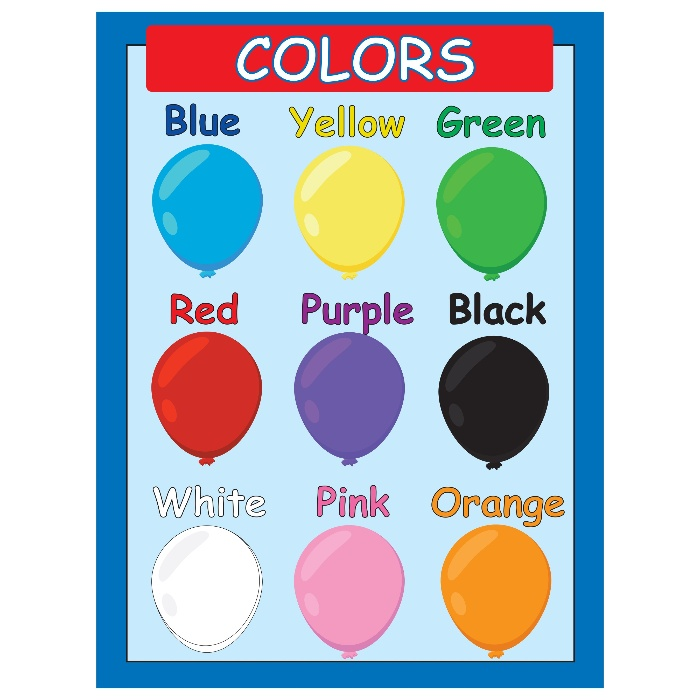
#> input picture opencv/resources/colours.jpg, 700 x 700 px, found by its file name
$ python erode_dilation.py
#> lines starting #> are read from the running program, lines starting #| are printed output that depends on the picture
import cv2 as cv
import numpy as np

img = cv.imread('resources/colours.jpg')
#> img is the input picture: shape (700, 700, 3); mean B, G, R 203.8, 194, 181.9
kernel = np.ones((3,3),'uint8')
erode = cv.erode(img,kernel,iterations=1)
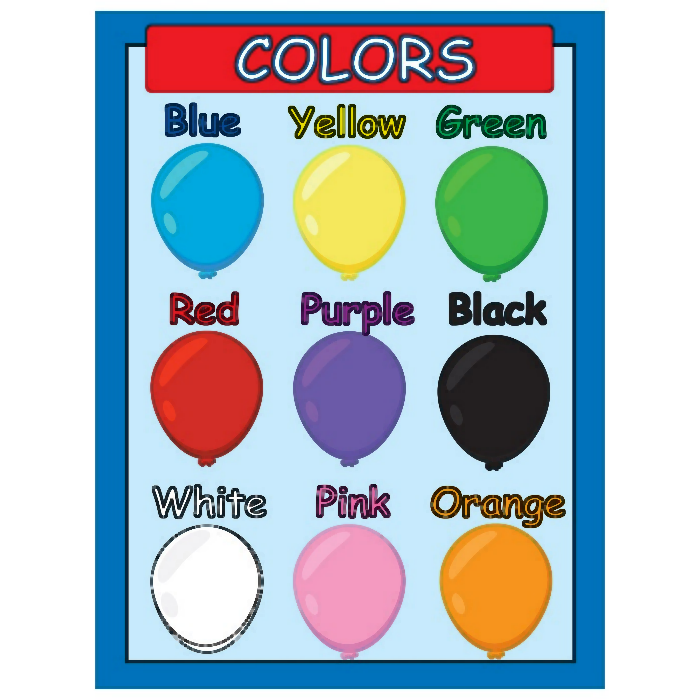
#> erode: shape (700, 700, 3); mean B, G, R 195.4, 186, 172.9
dilate = cv.dilate(img,kernel,iterations=1)
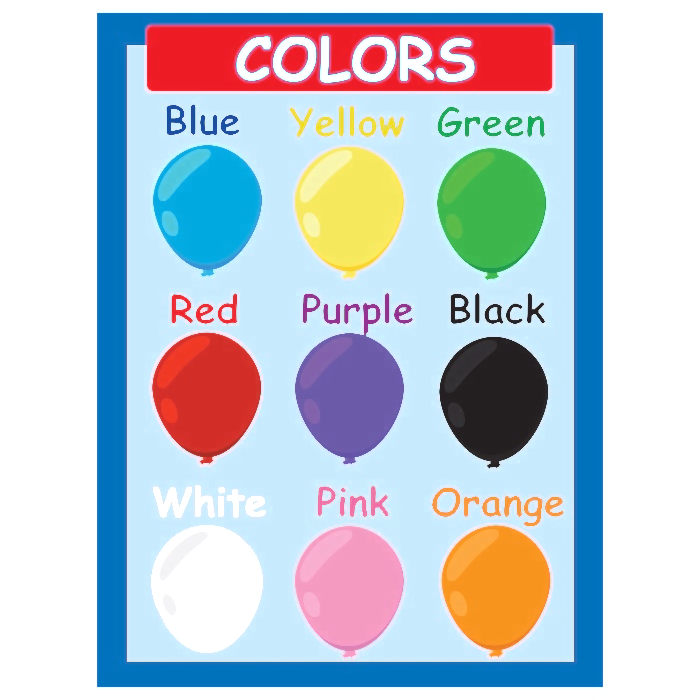
#> dilate: shape (700, 700, 3); mean B, G, R 210.7, 200.1, 189.1

cv.imshow('Original Image',img)
cv.imshow('Eroded Image',erode)
cv.imshow('Dilated Image',dilate)

cv.waitKey(0)
cv.destroyAllWindows()

$ run again, with opencv/resources/apple.jpg copied over opencv/resources/colours.jpg
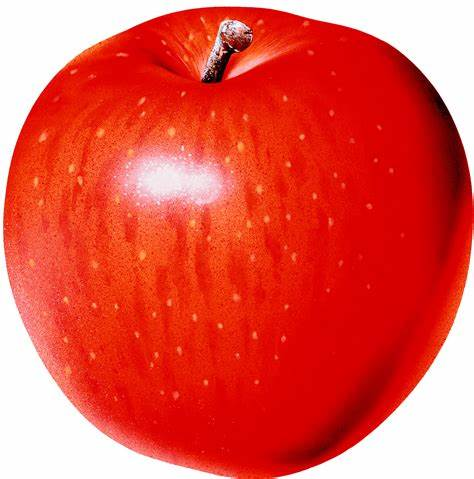
#> input picture opencv/resources/apple.jpg, 474 x 479 px, found by its file name
#> img is the input picture: shape (479, 474, 3); mean B, G, R 72.3, 83.8, 229
#> `erode = cv.erode(img,kernel,iterations=1)`:
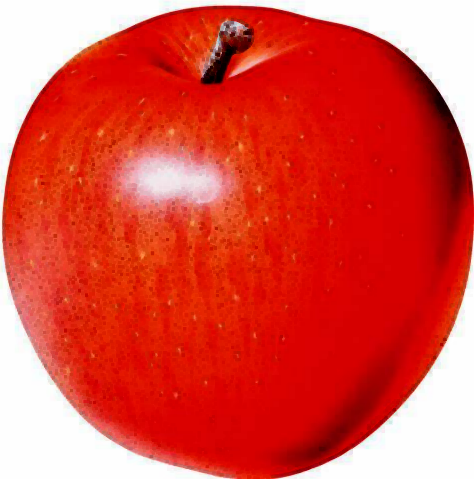
#> erode: shape (479, 474, 3); mean B, G, R 65, 75.6, 221.4
#> `dilate = cv.dilate(img,kernel,iterations=1)`:
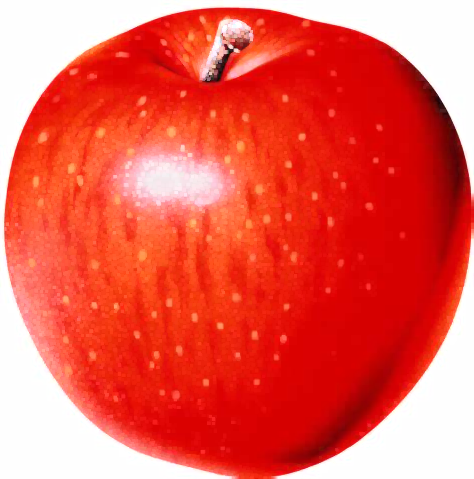
#> dilate: shape (479, 474, 3); mean B, G, R 80.3, 92.2, 235.4
